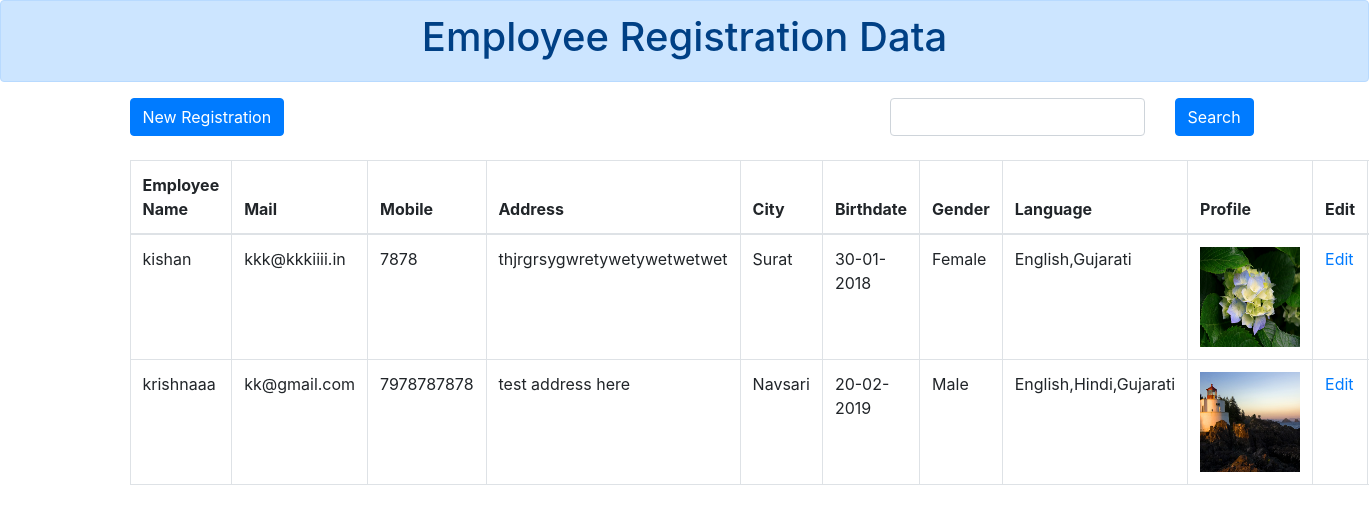
The page / on the database its author committed.
### tables this page shows
CREATE TABLE `emp_master` (
  `emp_id` int(50) NOT NULL,
  `emp_name` varchar(255) DEFAULT NULL,
  `emp_password` varchar(255) DEFAULT NULL,
  `emp_mail` varchar(255) DEFAULT NULL,
  `emp_mobile` varchar(15) DEFAULT NULL,
  `emp_birthdate` varchar(255) DEFAULT NULL,
  `emp_address` text,
  `emp_city` varchar(50) DEFAULT NULL,
  `emp_gender` char(1) DEFAULT NULL,
  `emp_language` varchar(255) DEFAULT NULL,
  `emp_profile` varchar(255) DEFAULT NULL,
  `emp_status` char(1) NOT NULL DEFAULT 'Y' COMMENT 'Y=active N=Not active'
);

### application/controllers/EmpController.php (called while the page is built, shortened)
<?php
class EmpController extends CI_Controller {
    public function __construct() {
        $this->load->helper(array('url','form'));
        $this->load->model('empModel');
        $this->load->library('session');
    }
    public function index(){
        $data = array();
        $data['emp_details'] = $this->empModel->emp_data_fetch();
        $data['emp_search'] = NULL;
        $this->load->view('EmpView',$data);
    }
}
?>

### index.php (called while the page is built, shortened)
<?php
require_once BASEPATH.'core/CodeIgniter.php';

### application/models/EmpModel.php (called while the page is built, shortened)
<?php
class EmpModel extends CI_Model {
    public function emp_data_fetch(){
        $this->db->where('emp_status','Y');
        $this->db->order_by('emp_name');
        $query = $this->db->get('emp_master');
        return $query->result_array();
    }
}
?>

### application/views/EmpView.php (the view, shortened to what this page needs)
<!DOCTYPE html>
<html lang="en">
    <head>
            <link rel="stylesheet" href="<?php echo base_url('assets/css/bootstrap.min.css');?>">
    </head>
    <body>
        <div class="text-center">
            <div class="alert alert-primary" role="alert">
                <h1>Employee Registration Data</h1>
            </div>
        </div>
        <div class="container">
            <form action="<?php echo base_url('index.php/EmpController/emp_search');?>" method="post">
                <div class="row">
                    <div class="col-md-8 col-sm-8 col-xs-12">
                        <a href="<?php echo base_url('index.php/EmpController/emp_reg');?>"><button type="button" class="btn btn-primary">New Registration</button></a>
                    </div>
                    <div class="col-md-4 col-sm-4 col-xs-12">
                        <div class="row">
                            <div class="col-md-9 col-sm-9 col-xs-12">
                                <input type="text" id="emp_search" class="form-control" name="emp_search" value="<?php echo $emp_search; ?>">
                            </div>
                            <div class="col-md-2 col-sm-2 col-xs-12">
                                <button type="submit" class="btn btn-primary">Search</button>
                            </div>
                        </div>
                    </div>
                </div><br>
            </form>
            <?php
            if(count($emp_details) > 0){ ?>
            <table class="table table-bordered">
                <thead>
                    <tr>
                        <th scope="col">Employee Name</th>
                        <th scope="col">Mail</th>
                        <th scope="col">Mobile</th>
                        <th scope="col">Address</th>
                        <th scope="col">City</th>
                        <th scope="col">Birthdate</th>
                        <th scope="col">Gender</th>
                        <th scope="col">Language</th>
                        <th scope="col">Profile</th>
                        <th scope="col">Edit</th>
                    </tr>
                </thead>
                <tbody>
                    <?php
                    foreach ($emp_details as $emp_data){ ?>
                        <tr>
                            <td><?php echo $emp_data['emp_name']; ?></td>
                            <td><?php echo $emp_data['emp_mail']; ?></td>
                            <td><?php echo $emp_data['emp_mobile']; ?></td>
                            <td><?php echo $emp_data['emp_address']; ?></td>
                            <td><?php echo $emp_data['emp_city']; ?></td>
                            <td><?php echo !empty($emp_data['emp_birthdate']) ? date('d-m-Y',$emp_data['emp_birthdate']) : ""; ?></td>
                            <td><?php echo $emp_data['emp_gender'] == "M" ? "Male" : "Female"; ?></td>
                            <td><?php echo $emp_data['emp_language']; ?></td>
                            <td><img src="<?php echo base_url(); ?>assets/emp_profile/<?php echo $emp_data['emp_profile']; ?>" height="100" width="100"></td>
                            <td><a href="<?php echo base_url('index.php/EmpController/emp_edit/'.$emp_data['emp_id']); ?>">Edit</a></td>
                        </tr><?php
                    }?>
                </tbody>
            </table><?php
            }else{
                echo "No Records Found";
            }?>
        </div>
    </body>
</html>

### rows shown on the page
emp_master: emp_name "kishan", emp_mail "kkk@kkkiiii.in", emp_mobile "7878", emp_address "thjrgrsygwretywetywetwetwet", emp_city "Surat", emp_birthdate "30-01-2018", emp_gender "Female", emp_language "English,Gujarati", emp_profile (picture)
emp_master: emp_name "krishnaaa", emp_mail "kk@gmail.com", emp_mobile "7978787878", emp_address "test address here", emp_city "Navsari", emp_birthdate "20-02-2019", emp_gender "Male", emp_language "English,Hindi,Gujarati", emp_profile (picture)
